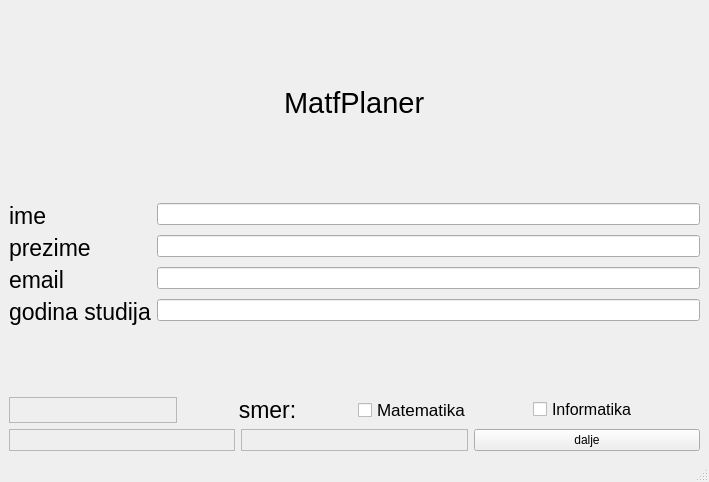
<?xml version="1.0" encoding="UTF-8"?>
<ui version="4.0">
 <class>LoginPage</class>
 <widget class="QMainWindow" name="LoginPage">
  <property name="geometry">
   <rect>
    <x>0</x>
    <y>0</y>
    <width>709</width>
    <height>482</height>
   </rect>
  </property>
  <property name="windowTitle">
   <string>MainWindow</string>
  </property>
  <widget class="QWidget" name="centralwidget">
   <layout class="QVBoxLayout" name="verticalLayout">
    <item alignment="Qt::AlignHCenter">
     <widget class="QLabel" name="label_6">
      <property name="font">
       <font>
        <pointsize>22</pointsize>
       </font>
      </property>
      <property name="text">
       <string>MatfPlaner</string>
      </property>
     </widget>
    </item>
    <item>
     <layout class="QFormLayout" name="formLayout">
      <item row="0" column="0">
       <widget class="QLabel" name="label">
        <property name="font">
         <font>
          <pointsize>17</pointsize>
         </font>
        </property>
        <property name="text">
         <string>ime</string>
        </property>
       </widget>
      </item>
      <item row="0" column="1">
       <widget class="QLineEdit" name="lineEdit"/>
      </item>
      <item row="1" column="0">
       <widget class="QLabel" name="label_3">
        <property name="font">
         <font>
          <pointsize>17</pointsize>
         </font>
        </property>
        <property name="text">
         <string>prezime</string>
        </property>
       </widget>
      </item>
      <item row="1" column="1">
       <widget class="QLineEdit" name="lineEdit_2"/>
      </item>
      <item row="2" column="0">
       <widget class="QLabel" name="label_2">
        <property name="font">
         <font>
          <pointsize>17</pointsize>
         </font>
        </property>
        <property name="text">
         <string>email</string>
        </property>
       </widget>
      </item>
      <item row="2" column="1">
       <widget class="QLineEdit" name="lineEdit_3"/>
      </item>
      <item row="3" column="0">
       <widget class="QLabel" name="label_4">
        <property name="font">
         <font>
          <pointsize>17</pointsize>
         </font>
        </property>
        <property name="text">
         <string>godina studija</string>
        </property>
       </widget>
      </item>
      <item row="3" column="1">
       <widget class="QLineEdit" name="lineEdit_4"/>
      </item>
     </layout>
    </item>
    <item>
     <layout class="QHBoxLayout" name="horizontalLayout">
      <property name="spacing">
       <number>7</number>
      </property>
      <property name="rightMargin">
       <number>0</number>
      </property>
      <item>
       <widget class="QFrame" name="frame_3">
        <property name="frameShape">
         <enum>QFrame::StyledPanel</enum>
        </property>
        <property name="frameShadow">
         <enum>QFrame::Raised</enum>
        </property>
       </widget>
      </item>
      <item>
       <widget class="QLabel" name="label_5">
        <property name="font">
         <font>
          <pointsize>17</pointsize>
         </font>
        </property>
        <property name="text">
         <string>smer:</string>
        </property>
        <property name="alignment">
         <set>Qt::AlignCenter</set>
        </property>
       </widget>
      </item>
      <item>
       <widget class="QCheckBox" name="math_department">
        <property name="font">
         <font>
          <pointsize>13</pointsize>
         </font>
        </property>
        <property name="text">
         <string>Matematika</string>
        </property>
        <attribute name="buttonGroup">
         <string notr="true">departmentGroup</string>
        </attribute>
       </widget>
      </item>
      <item>
       <widget class="QCheckBox" name="info_department">
        <property name="font">
         <font>
          <pointsize>12</pointsize>
         </font>
        </property>
        <property name="text">
         <string>Informatika</string>
        </property>
        <attribute name="buttonGroup">
         <string notr="true">departmentGroup</string>
        </attribute>
       </widget>
      </item>
     </layout>
    </item>
    <item>
     <layout class="QHBoxLayout" name="horizontalLayout_4">
      <item>
       <widget class="QFrame" name="frame">
        <property name="frameShape">
         <enum>QFrame::StyledPanel</enum>
        </property>
        <property name="frameShadow">
         <enum>QFrame::Raised</enum>
        </property>
       </widget>
      </item>
      <item>
       <widget class="QFrame" name="frame_2">
        <property name="frameShape">
         <enum>QFrame::StyledPanel</enum>
        </property>
        <property name="frameShadow">
         <enum>QFrame::Raised</enum>
        </property>
       </widget>
      </item>
      <item>
       <widget class="QPushButton" name="nextButton">
        <property name="text">
         <string>dalje</string>
        </property>
       </widget>
      </item>
     </layout>
    </item>
   </layout>
  </widget>
  <widget class="QMenuBar" name="menubar">
   <property name="geometry">
    <rect>
     <x>0</x>
     <y>0</y>
     <width>709</width>
     <height>21</height>
    </rect>
   </property>
  </widget>
  <widget class="QStatusBar" name="statusbar"/>
 </widget>
 <resources/>
 <connections>
  <connection>
   <sender>nextButton</sender>
   <signal>clicked()</signal>
   <receiver>LoginPage</receiver>
   <slot>on_nextButton_clicked()</slot>
   <hints>
    <hint type="sourcelabel">
     <x>521</x>
     <y>406</y>
    </hint>
    <hint type="destinationlabel">
     <x>520</x>
     <y>354</y>
    </hint>
   </hints>
  </connection>
 </connections>
 <slots>
  <slot>on_nextButton_clicked()</slot>
 </slots>
 <buttongroups>
  <buttongroup name="departmentGroup"/>
 </buttongroups>
</ui>
